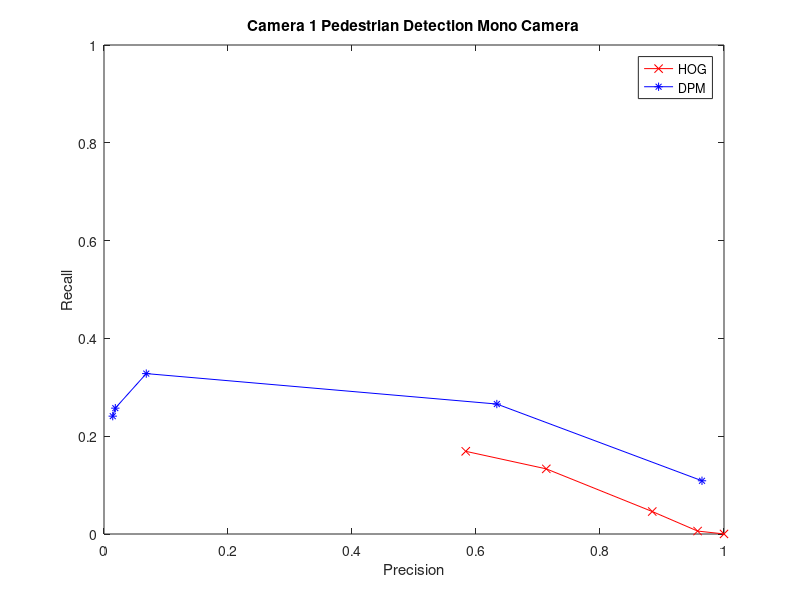
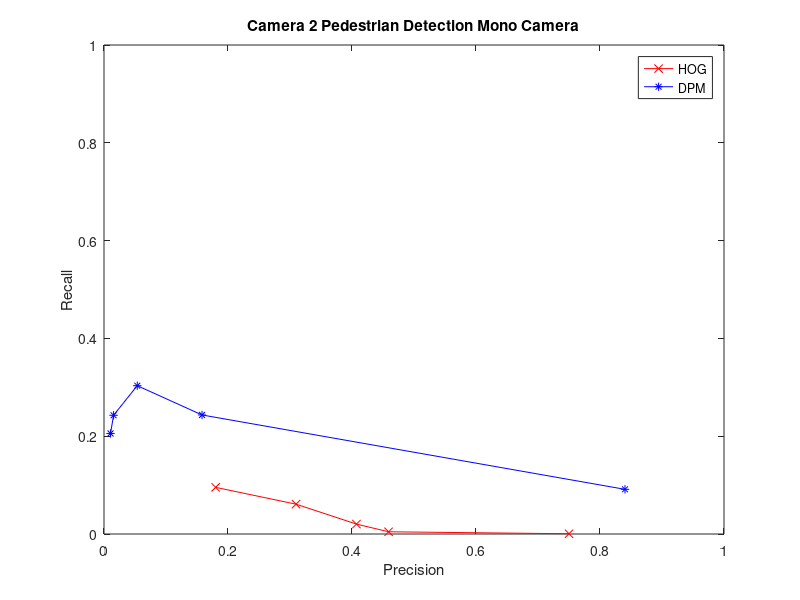
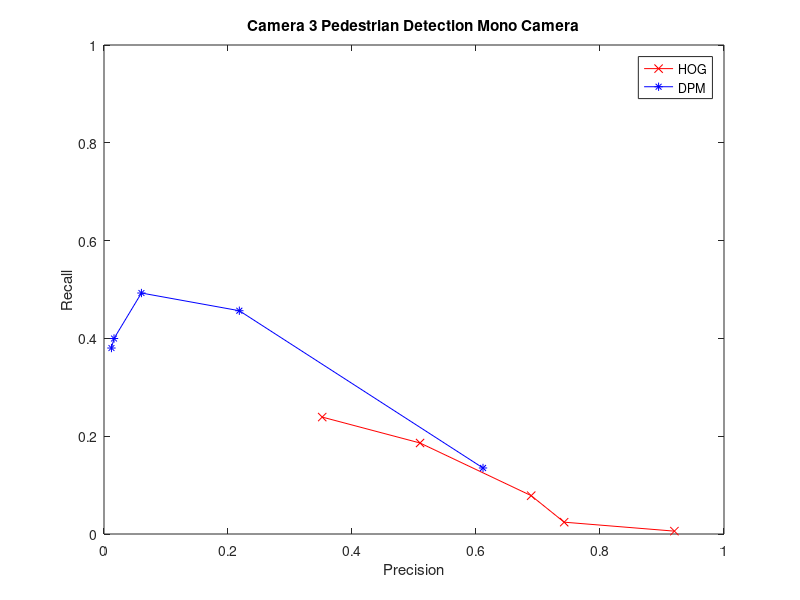

MATLAB code for these plots, in order:
clc;
clear all;
close all;


%% Pedestrian Detection Mono Camera

% HOG

% Camera 1
HOGPrecision1 = [0.58341 0.71336 0.884319 0.957447 1];
HOGRecall1 = [0.16909 0.1332 0.0459463 0.0060104 0.00013356];

DPMPrecision1 = [0.0140929 0.0182355 0.0681893 0.633588 0.964497];
DPMRecall1 = [0.241007 0.257361 0.328032 0.265777 0.108855];

figure(1)
plot(HOGPrecision1, HOGRecall1, '-rx')
hold on;
plot(DPMPrecision1, DPMRecall1, '-b*')
xlim([0 1]);ylim([0 1]);
xlabel('Precision');
ylabel('Recall');
legend('HOG','DPM')
title('Camera 1 Pedestrian Detection Mono Camera')

% Camera 2
HOGPrecision2 = [0.18009 0.30972 0.407166 0.459016 0.75];
HOGRecall2 = [0.09540 0.0610 0.0202823 0.0045432 0.00048677];

DPMPrecision2 = [0.0105133 0.0154302 0.0536681 0.158117 0.840299];
DPMRecall2 = [0.205613 0.242754 0.303318 0.243432 0.091351];

figure(2)
plot(HOGPrecision2, HOGRecall2, '-rx')
hold on;
plot(DPMPrecision2, DPMRecall2, '-b*')
xlim([0 1]);ylim([0 1]);
xlabel('Precision');
ylabel('Recall');
legend('HOG','DPM')
title('Camera 2 Pedestrian Detection Mono Camera')

% Camera 3
HOGPrecision3 = [0.35194 0.50976 0.689038 0.742188  0.92];
HOGRecall3 = [0.23911 0.1861 0.0784114 0.0241853 0.00585987];

DPMPrecision3 = [0.0120268 0.0161443 0.0603696 0.218275 0.611303];
DPMRecall3 = [0.38032 0.399751 0.492798 0.456605 0.135032];

figure(3)
plot(HOGPrecision3, HOGRecall3, '-rx')
hold on;
plot(DPMPrecision3, DPMRecall3, '-b*')
xlim([0 1]);ylim([0 1]);
xlabel('Precision');
ylabel('Recall');
legend('HOG','DPM')
title('Camera 3 Pedestrian Detection Mono Camera')
